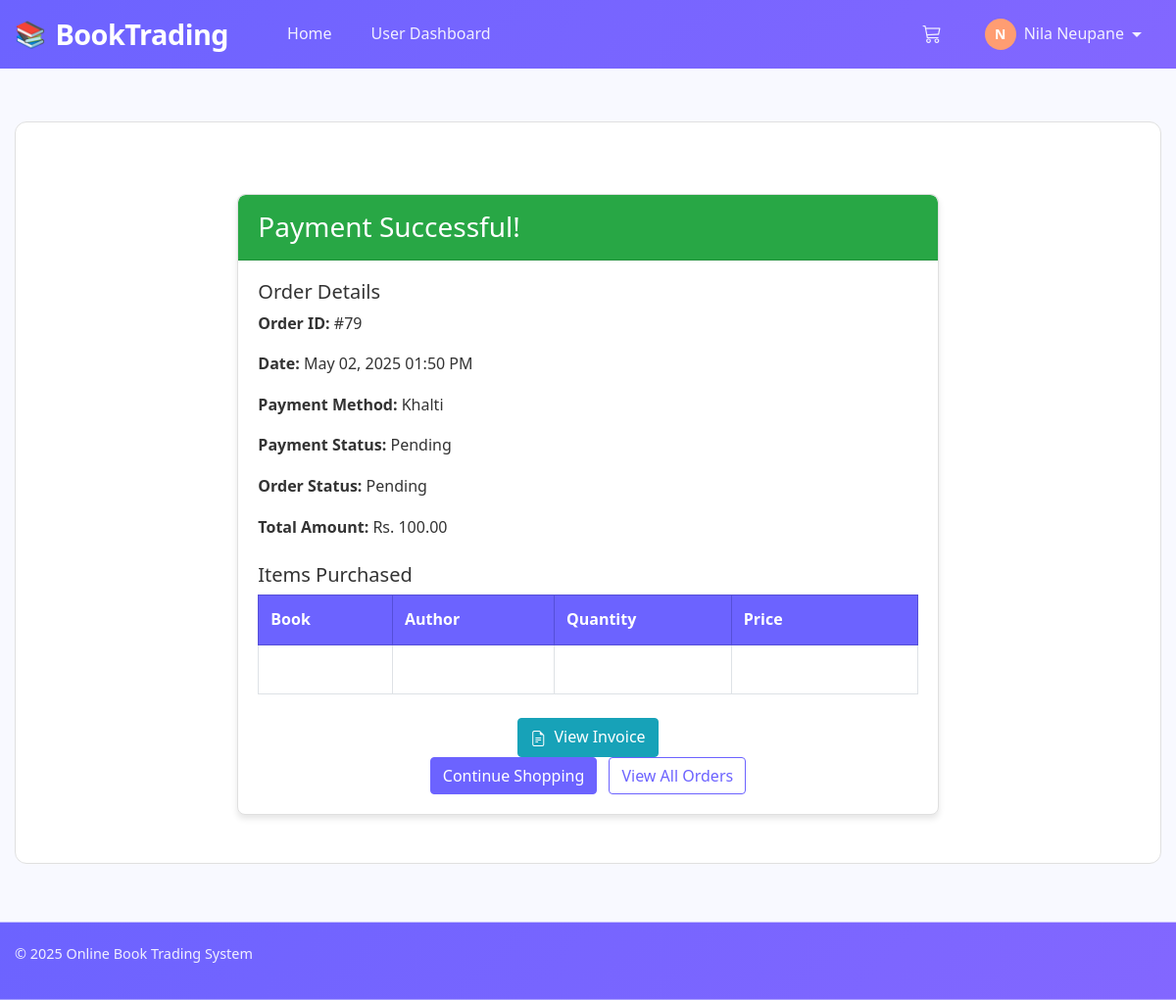
The app's page /payment_success.php?order_id=79&status=success (signed in) with its own data.
### tables this page shows
CREATE TABLE `orders` (
  `id` int(11) NOT NULL,
  `purchase_order_id` varchar(255) DEFAULT NULL,
  `user_id` int(11) NOT NULL,
  `total_amount` decimal(10,2) NOT NULL,
  `payment_method` enum('cash','khalti') NOT NULL,
  `payment_status` enum('pending','completed','failed') DEFAULT 'pending',
  `status` enum('pending','processing','completed','cancelled') DEFAULT 'pending',
  `created_at` timestamp NOT NULL DEFAULT current_timestamp(),
  `transaction_id` varchar(255) DEFAULT NULL
);

### includes/functions.php (called while the page is built, shortened)
<?php
function isLoggedIn() {
    return isset($_SESSION['user_id']);
}
?>

### payment_success.php (the view, shortened to what this page needs)
<?php
require_once 'includes/header.php';
$orderId = isset($_GET['order_id']) ? (int)$_GET['order_id'] : 0;
$status = isset($_GET['status']) ? $_GET['status'] : 'failed';
$query = "SELECT o.*, u.name as user_name FROM orders o
          JOIN users u ON o.user_id = u.id
          WHERE o.id = $orderId";
$result = mysqli_query($conn, $query);
$order = mysqli_fetch_assoc($result);
$query = "SELECT oi.*, b.title, b.author FROM order_items oi
          JOIN books b ON oi.book_id = b.id
          WHERE oi.order_id = $orderId";
$result = mysqli_query($conn, $query);
$items = [];
while ($row = mysqli_fetch_assoc($result)) {
    $items[] = $row;
}
?>
<div class="container mt-5">
    <div class="row justify-content-center">
        <div class="col-md-8">
            <div class="card">
                <div class="card-header bg-<?php echo $status === 'success' ? 'success' : 'danger'; ?> text-white">
                    <h3 class="mb-0">
                        <?php echo $status === 'success' ? 'Payment Successful!' : 'Payment Failed'; ?>
                    </h3>
                </div>
                <div class="card-body">
                    <div class="mb-4">
                        <h5>Order Details</h5>
                        <p><strong>Order ID:</strong> #<?php echo $orderId; ?></p>
                        <p><strong>Date:</strong> <?php echo date('M d, Y h:i A', strtotime($order['created_at'])); ?></p>
                        <p><strong>Payment Method:</strong> <?php echo ucfirst($order['payment_method']); ?></p>
                        <p><strong>Payment Status:</strong> <?php echo ucfirst($order['payment_status']); ?></p>
                        <p><strong>Order Status:</strong> <?php echo ucfirst($order['status']); ?></p>
                        <p><strong>Total Amount:</strong> Rs. <?php echo number_format($order['total_amount'], 2); ?></p>
                    </div>
                    <div class="mb-4">
                        <h5>Items Purchased</h5>
                        <table class="table table-bordered">
                            <thead>
                                <tr>
                                    <th>Book</th>
                                    <th>Author</th>
                                    <th>Quantity</th>
                                    <th>Price</th>
                                </tr>
                            </thead>
                            <tbody>
                                <?php foreach ($items as $item): ?>
                                    <tr>
                                        <td><?php echo htmlspecialchars($item['title']); ?></td>
                                        <td><?php echo htmlspecialchars($item['author']); ?></td>
                                        <td><?php echo $item['quantity']; ?></td>
                                        <td>Rs. <?php echo number_format($item['price'], 2); ?></td>
                                    </tr>
                                <?php endforeach; ?>
                            </tbody>
                        </table>
                    </div>
                    <div class="text-center mt-4">
                        <?php if ($status === 'success'): ?>
                            <a href="invoice.php?id=<?php echo $orderId; ?>" class="btn btn-info mb-3">
                                <i class="bi bi-file-earmark-text"></i> View Invoice
                            </a>
                            <br>
                        <?php endif; ?>
                        <a href="index.php" class="btn btn-primary">Continue Shopping</a>
                        <?php if (isLoggedIn()): ?>
                            <a href="user/orders.php" class="btn btn-outline-primary">View All Orders</a>
                        <?php endif; ?>
                    </div>
                </div>
            </div>
        </div>
    </div>
</div>
<?php require_once 'includes/footer.php'; ?>

### assets/css/style.css (style rules this page uses)
body { font-family: 'Segoe UI', Tahoma, Geneva, Verdana, sans-serif; background-color: #f8f9fa; }
.table, .table td, .table th, .table tr { color: white !important; }
.table th { background-color: #5D5CDE; color: white; padding: 12px 15px; text-align: left; }
.table td { padding: 12px 15px; vertical-align: middle; border-top: 1px solid #dee2e6; }
.table-bordered { border: 1px solid #dee2e6; }
.table-bordered th, .table-bordered td { border: 1px solid #dee2e6; }

### includes/header.php (style rules this page uses)
:root { --primary-color: #6c63ff; --secondary-color: #ff9d72; --accent-color: #ff6584; --success-color: #4caf50; --light-color: #f8f9ff; --dark-color: #2c2c54; --gray-light: #f0f2f9; --gray-medium: #e0e0e0; --gray-dark: #a0a0a0; --text-primary: #333333; --text-secondary: #666666; --font-primary: 'Poppins', 'Segoe UI', Tahoma, sans-serif; --radius: 12px; --radius-sm: 6px; --transition: all 0.3s ease; }
* { box-sizing: border-box; margin: 0; padding: 0; }
body { font-family: var(--font-primary); line-height: 1.6; color: var(--text-primary); background-color: var(--light-color); min-height: 100vh; }
.container { width: 100%; max-width: 1200px; margin: 0 auto; padding: 0 20px; }
.card { background-color: white; border-radius: var(--radius); border: 1px solid var(--gray-medium); overflow: hidden; transition: var(--transition); }
.card-body { padding: 15px; }
.btn { display: inline-block; padding: 8px 16px; border-radius: 30px; text-decoration: none; font-weight: 500; cursor: pointer; border: none; transition: var(--transition); font-size: 0.9rem; }
.btn-primary { background-color: var(--primary-color); color: white; }
.mt-4 { margin-top: 1.5rem; }

### payment_success.php (style rules this page uses)
.container { max-width: 1200px; margin: 0 auto; padding: 0 15px; }
.mt-5 { margin-top: 3rem; }
.row { display: flex; flex-wrap: wrap; margin-right: -15px; margin-left: -15px; }
.justify-content-center { justify-content: center; }
.col-md-8 { flex: 0 0 100%; max-width: 100%; padding-right: 15px; padding-left: 15px; position: relative; width: 100%; }
@media (min-width: 768px) { .col-md-8 { flex: 0 0 66.666667%; max-width: 66.666667%; } }
.card { background-color: #fff; border-radius: 0.5rem; box-shadow: 0 4px 6px rgba(0, 0, 0, 0.1); margin-bottom: 1.5rem; display: flex; flex-direction: column; }
.card-header { padding: 1rem 1.25rem; border-bottom: 1px solid rgba(0, 0, 0, 0.125); border-top-left-radius: 0.5rem; border-top-right-radius: 0.5rem; }
.bg-success { background-color: #28a745 !important; }
.text-white { color: #fff !important; }
.mb-0 { margin-bottom: 0 !important; }
.card-body { flex: 1 1 auto; padding: 1.25rem; }
.mt-4 { margin-top: 1.5rem; }
h3, h5 { margin-top: 0; margin-bottom: 0.5rem; font-weight: 500; line-height: 1.2; }
h3 { font-size: 1.75rem; }
h5 { font-size: 1.25rem; }
p { margin-top: 0; margin-bottom: 1rem; }
strong { font-weight: 700; }
.mb-3 { margin-bottom: 1rem; }
.mb-4 { margin-bottom: 1.5rem; }
.table { width: 100%; margin-bottom: 1rem; color: #212529; border-collapse: collapse; }
.table-bordered { border: 1px solid #dee2e6; }
.table th, .table td { padding: 0.75rem; vertical-align: top; border-top: 1px solid #dee2e6; }
.table-bordered th, .table-bordered td { border: 1px solid #dee2e6; }
.table thead th { background-color: #6c63ff; color: white; font-weight: 600; text-align: left; border-color: #554fd8; }
.table tbody td { background-color: #ffffff; color: #333333; border-color: #dee2e6; }
.text-center { text-align: center !important; }
.btn { display: inline-block; font-weight: 400; color: #212529; text-align: center; vertical-align: middle; cursor: pointer; user-select: none; background-color: transparent; border: 1px solid transparent; padding: 0.375rem 0.75rem; font-size: 1rem; line-height: 1.5; border-radius: 0.25rem; transition: color 0.15s ease-in-out, background-color 0.15s ease-in-out, border-color 0.15s ease-in-out, box-shadow 0.15s ease-in-out; text-decoration: none; margin: 0 0.25rem; }
.btn-primary { color: #fff; background-color: #6c63ff; border-color: #6c63ff; }
.btn-info { color: #fff; background-color: #17a2b8; border-color: #17a2b8; }
.btn-outline-primary { color: #6c63ff; border-color: #6c63ff; }
.bi { display: inline-block; vertical-align: -0.125em; fill: currentColor; margin-right: 0.25rem; }

### includes/footer.php (style rules this page uses)
html, body { height: 100%; }
body { display: flex; flex-direction: column; min-height: 100vh; }

### records on screen
orders: created_at "May 02, 2025 01:50 PM", payment_method "Khalti", payment_status "Pending", status "Pending", total_amount "100.00"

### other values on screen
substr($_SESSION['user_name'], 0, 1) "N"
$_SESSION['user_name'] "Nila Neupane"
$orderId "79"
